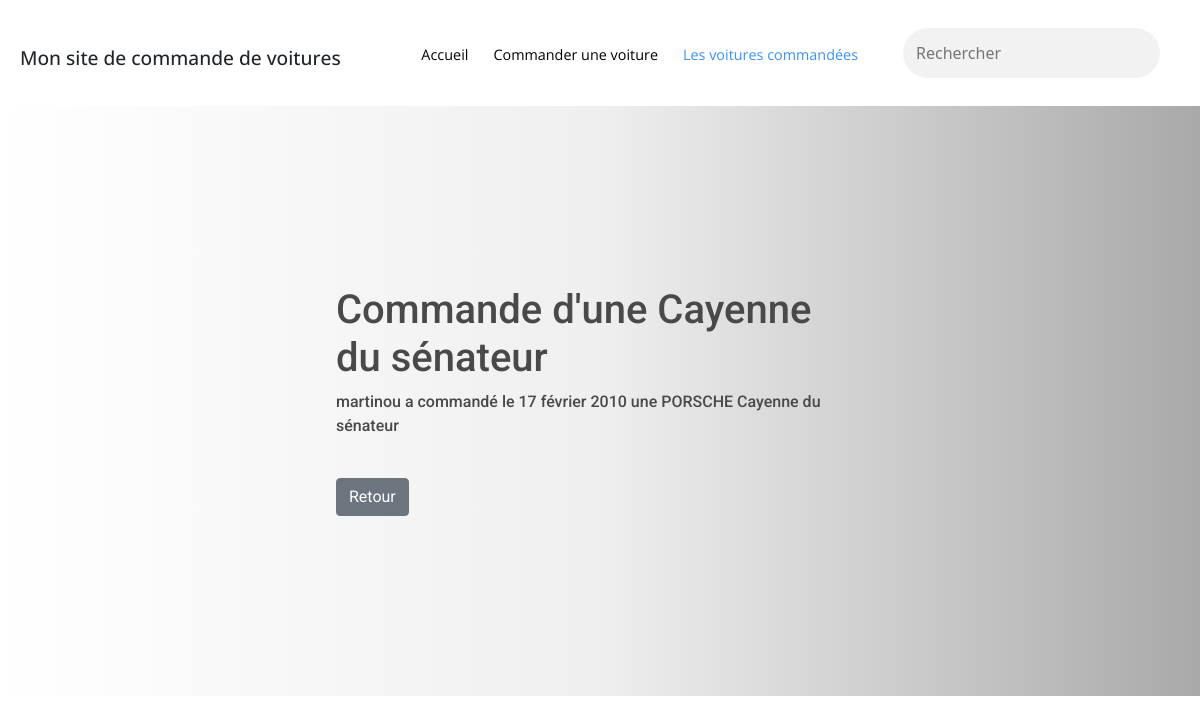
/affiche/31/, run on the app's committed database.
### bibliotheque/models.py (models this page shows, shortened)
class Voiture(models.Model):
    name = models.CharField(max_length=100)
    date_de_commande = models.DateField(null=True, blank=True)
    marque = models.ForeignKey(Marque, on_delete=models.SET_NULL, null=True)
    modele = models.ForeignKey(Modele, on_delete=models.SET_NULL, null=True)

class Modele(models.Model):
    marque = models.ForeignKey(Marque, on_delete=models.CASCADE)
    name = models.CharField(max_length=30)
    def __str__(self):
        return self.name

class Marque(models.Model):
    name = models.CharField(max_length=30)
    def __str__(self):
        return self.name

### bibliotheque/views.py (the view)
# urls.py: path("affiche/<int:id>/",views.affiche),
def affiche(request, id):
    voiture = models.Voiture.objects.get(pk=id)
    return render(request,"affiche.html",{"voiture" : voiture})

### bibliotheque/templates/affiche.html (shortened to what this page needs)
{% load static %}
<!DOCTYPE html>
<html lang="en">
<head>
    <link rel="stylesheet" type="text/css" href="{% static 'css/afficheee.css' %}">
    <link href="https://cdn.jsdelivr.net/npm/bootstrap@5.1.3/dist/css/bootstrap.min.css" rel="stylesheet">
</head>
<body>
    <nav>
        <h1>Mon site de commande de voitures</h1>
        <div class="onglets">
            <p class="link"><a href="../">Accueil</a></p>
            <p class="link"><a href="../../ajout/">Commander une voiture</a></p>
            <p class="link"><a class="linka" href="#">Les voitures commandées</a></p>
            <form>
                <input type="search" placeholder="Rechercher">
            </form>
        </div>
    </nav>
    <div class="fiche">
        <h1>Commande d'une {{voiture.modele}}</h1>
        <p>{{voiture.name}} a commandé le {{voiture.date_de_commande}} une {{voiture.marque}} {{voiture.modele}}</p>
        <div class="bouton">
            <a href="../../tous">
                <button type="button" class="btn btn-secondary">Retour</button>
            </a>
        </div>
    </div>
</body>
</html>

### bibliotheque/static/css/afficheee.css (style rules this page uses)
.fiche { padding: 15% 28%; font-family: 'Roboto'; font-weight: 500; background: -webkit-linear-gradient(to right, #FFFFFF, #a6a6a616, #00000059); background: linear-gradient(to right, #FFFFFF, #a4a4a42d, #00000056); }
.fiche { color: rgb(73, 73, 73); }
.bouton { text-decoration: none; margin-top: 40px; }
a { text-decoration-color: none; text-decoration-line: none; text-decoration-style: none; color: black; }
.linka { color: #3891ff }
nav { display: flex; flex-wrap: wrap; justify-content: space-between; padding: 20px; background-color: #ffff; position: sticky; top: 0; }
nav h1 { font-size: 120%; display: flex; align-items: center; }
nav .onglets { display: flex; flex-wrap: wrap; }
nav .onglets p { font-size: 90%; margin-right: 25px; cursor: pointer; display: flex; align-items: center; transition-duration: 300ms; }
nav .onglets input { margin: 8px 20px; padding: 13px; border-radius: 30px; border: none; outline: none; background-color: #f2f2f2; }
nav a { text-decoration-color: none; text-decoration-line: none; text-decoration-style: none; color: black; font-family: 'Open Sans', sans-serif; margin-top: 20px; }
nav h1 { font-family: 'Open Sans', sans-serif; margin-top: 17px; }

### data on the page
Voiture: modele "Cayenne du sénateur", name "martinou", date_de_commande "17 février 2010", marque "PORSCHE"
